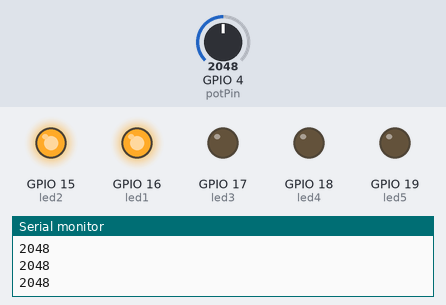
A sketch run on a simulated ESP32. On the bench: output pins drawn as LEDs (lit = HIGH), the last lines printed to the serial monitor. Inputs (shaded band) come from the test bench; at power-on: GPIO 4 (potPin) = 2048.

Above: at 1.2 s.
1.3 s: GPIO 4 (potPin) set to 2344
2.8 s: GPIO 4 (potPin) set to 2428
At 3.8 s:
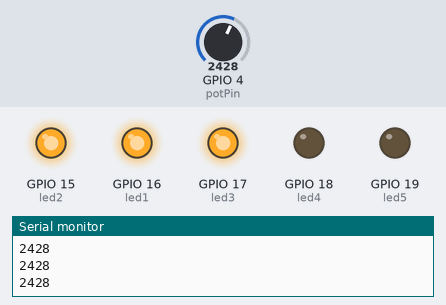
4.3 s: GPIO 4 (potPin) set to 3141
5.8 s: GPIO 4 (potPin) set to 3257
At 6.5 s:
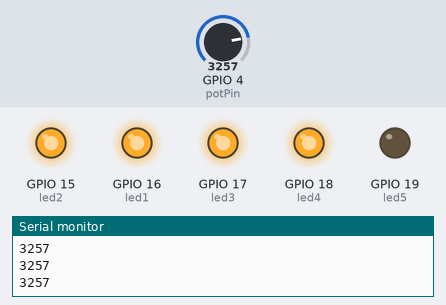
7.3 s: GPIO 4 (potPin) set to 3964
8.8 s: GPIO 4 (potPin) set to 4074
At 9.2 s:
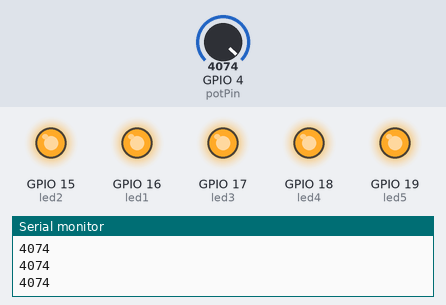
Timing chart, 0 to 11.3 s (numbered marks = the images above; inputs shaded):
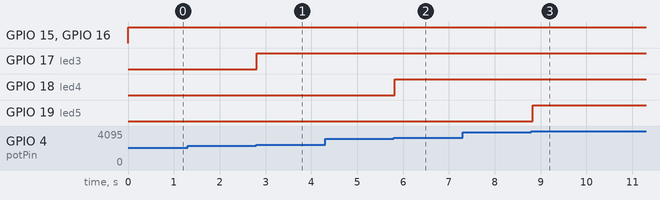

The sketch:

009_Voltmeter_using_ADC.ino
```cpp
const int potPin = 4;
const int led1 = 16;
const int led2 = 15;
const int led3 = 17;
const int led4 = 18;
const int led5 = 19;
int potValue = 0;

//--------------Indicates different level of voltage using LEDs-----------------

void setup() {
  // put your setup code here, to run once:
  Serial.begin(115200);
  Serial.println("Hello, ESP32!");
  pinMode(led1, OUTPUT);
  pinMode(led2, OUTPUT);
  pinMode(led3, OUTPUT);
  pinMode(led4, OUTPUT);
  pinMode(led5, OUTPUT);

  digitalWrite(led1, LOW);
  digitalWrite(led2, LOW);
  digitalWrite(led3, LOW);
  digitalWrite(led4, LOW);
  digitalWrite(led5, LOW);
}

void loop() {
  potValue = analogRead(potPin);
  Serial.println(potValue);
  if (potValue > 800) {
    digitalWrite(led1, HIGH);
    if (potValue > 1600) {
      digitalWrite(led2, HIGH);
      if (potValue > 2400) {
        digitalWrite(led3, HIGH);
        if (potValue > 3200) {
          digitalWrite(led4, HIGH);
          if (potValue > 4000) {
            digitalWrite(led5, HIGH);
          }
          else digitalWrite(led5, LOW);
        }
        else digitalWrite(led4, LOW);
      }
      else digitalWrite(led3, LOW);
    }
    else digitalWrite(led2, LOW);
  }
  else digitalWrite(led1, LOW);

  delay(50); // this speeds up the simulation
}
```

Measured:
- the behaviour switches between 2400 and 2401 on GPIO 4 (potPin) (found by bisection; images 0 and 1)
- the behaviour switches between 3200 and 3201 on GPIO 4 (potPin) (found by bisection; images 1 and 2)
- the behaviour switches between 4000 and 4001 on GPIO 4 (potPin) (found by bisection; images 2 and 3)
- after the input at 2.8 s, GPIO 17 (led3): LOW → HIGH at once
- after the input at 5.8 s, GPIO 18 (led4): LOW → HIGH at once
- after the input at 8.8 s, GPIO 19 (led5): LOW → HIGH at once
